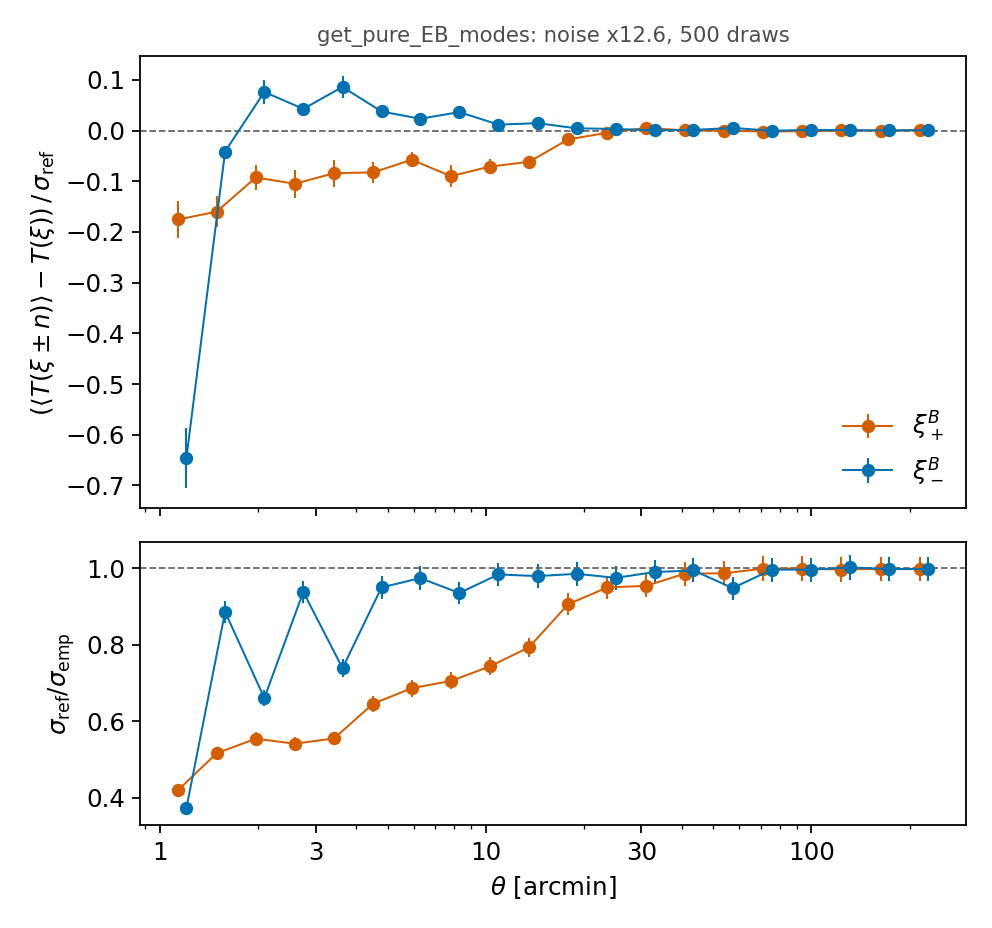

The Python source for this figure:
"""Is get_pure_EB_modes linear in its input? Each noise draw n = alpha L z (L = chol of the
test-data covariance, alpha = 12.6) goes in as an antithetic pair xi +/- n; the same z at
unit amplitude gives the small-signal response, sigma_ref = alpha * std[(T(xi+Lz) - T(xi-Lz))/2].
A linear T has <T(xi +/- n)> = T(xi) and std T(xi+n) = sigma_ref; deviations are non-linearity.

    python reproduce.py --data <cosmo-numba>/tests/cosmo_numba/data --n 500 --nproc 8 \
        [--transform module:function | path/to/file.py:function]

A custom transform takes the same arguments as default_transform below and returns the
6 outputs of get_pure_EB_modes (xip_E, xim_E, xip_B, xim_B, xip_amb, xim_amb).
"""
import argparse
import importlib
import importlib.util
import multiprocessing as mp
import time

import matplotlib

matplotlib.use("Agg")
import matplotlib.pyplot as plt
import numpy as np

ALPHA = 12.6  # noise amplitude relative to the LSST test covariance (UNIONS-like)
ALPHA_REF = 1.0  # small-signal reference amplitude (the test covariance itself)
SEED = 23


def default_transform(theta, xip, xim, theta_int, xip_int, xim_int, tmin, tmax):
    from cosmo_numba.B_modes.schneider2022 import get_pure_EB_modes

    return get_pure_EB_modes(theta, xip, xim, theta_int, xip_int, xim_int, tmin, tmax,
                             pad_xim=True, interp_order=5)


def load_transform(spec):
    if spec is None:
        return default_transform
    mod, fn = spec.rsplit(":", 1)
    if mod.endswith(".py"):
        s = importlib.util.spec_from_file_location("user_transform", mod)
        m = importlib.util.module_from_spec(s)
        s.loader.exec_module(m)
    else:
        m = importlib.import_module(mod)
    return getattr(m, fn)


def setup(data):
    """Fine integration grid theta_int, 20 reporting bins with theta^2 dln(theta) weights."""
    th_ccl, xip_ccl, xim_ccl = np.load(f"{data}/ccl_xi_pm_0.5_250_10_000.npy")
    cov = np.load(f"{data}/cosmocov_cov_lsst_xipm_0.5_250_1000.npy")
    edges_f = np.logspace(np.log10(0.5), np.log10(250.0), 1001)
    ti = 0.5 * (edges_f[:-1] + edges_f[1:])
    xi = np.concatenate([np.interp(np.log(ti), np.log(th_ccl), xip_ccl),
                         np.interp(np.log(ti), np.log(th_ccl), xim_ccl)])
    edges = np.logspace(0, np.log10(250.0), 21)
    w = ti**2 * np.diff(np.log(edges_f))
    B = np.zeros((20, len(ti)))
    for b in range(20):
        s = (ti >= edges[b]) & (ti < edges[b + 1])
        B[b, s] = w[s] / w[s].sum()
    return ti, xi, np.linalg.cholesky(cov), B, B @ ti


def T(x):
    """Binned pure E/B transform of a fine-grid input x = [xip_int, xim_int]."""
    p, m = x[:NI], x[NI:]
    return np.array(TRANSFORM(THETA, B @ p, B @ m, TI, p, m, THETA[0], THETA[-1]))


def draw(i):
    """T(xi +/- alpha L z) and the unit-amplitude half-difference for the same z."""
    n = L @ np.random.default_rng([SEED, i]).standard_normal(2 * NI)
    ref = (T(XI + ALPHA_REF * n) - T(XI - ALPHA_REF * n)) / (2 * ALPHA_REF)
    return T(XI + ALPHA * n), T(XI - ALPHA * n), ref


def main():
    global TRANSFORM, TI, XI, L, B, THETA, NI
    ap = argparse.ArgumentParser()
    ap.add_argument("--data", required=True, help="cosmo-numba tests/cosmo_numba/data")
    ap.add_argument("--n", type=int, default=500, help="number of noise draws")
    ap.add_argument("--nproc", type=int, default=8)
    ap.add_argument("--transform", default=None, help="module:function (default get_pure_EB_modes)")
    ap.add_argument("--out", default="reproduce.png")
    ap.add_argument("--save", default=None, help="optional .npz of all transform outputs")
    a = ap.parse_args()

    TRANSFORM = load_transform(a.transform)
    TI, XI, L, B, THETA = setup(a.data)
    NI = len(TI)

    t0 = time.time()
    T0 = T(XI)  # noiseless reference; also compiles numba before forking
    print(f"noiseless call (incl. JIT): {time.time() - t0:.1f}s", flush=True)
    t0 = time.time()
    with mp.get_context("fork").Pool(a.nproc) as pool:
        Tp, Tm, R = map(np.array, zip(*pool.map(draw, range(a.n), chunksize=2)))
    wall = time.time() - t0
    print(f"{a.n} draws ({4 * a.n} calls) on {a.nproc} procs: {wall:.0f}s "
          f"(~{wall * a.nproc / (4 * a.n):.2f} core-s per call)")
    N = a.n
    if a.save:
        np.savez(a.save, theta=THETA, T0=T0, Tp=Tp, Tm=Tm, R=R)

    sig_ref = ALPHA * R.std(0, ddof=1)
    s = (Tp + Tm) / 2
    bias = (s.mean(0) - T0) / sig_ref
    bias_err = s.std(0, ddof=1) / np.sqrt(N) / sig_ref
    ratio = sig_ref / Tp.std(0, ddof=1)
    ratio_err = ratio / np.sqrt(2 * (N - 1))

    names = {2: "xip_B", 3: "xim_B"}
    print(f"\n{'theta':>7} | " + " | ".join(f"{names[j]} bias/sig   ratio" for j in (2, 3)))
    for k, t in enumerate(THETA):
        print(f"{t:7.2f} | " + " | ".join(f"{bias[j, k]:+.3f}+-{bias_err[j, k]:.3f}  {ratio[j, k]:.3f}"
                                         for j in (2, 3)))

    plt.rcParams.update({"font.size": 11})
    col = {2: "#D55E00", 3: "#0072B2"}
    lab = {2: r"$\xi_+^B$", 3: r"$\xi_-^B$"}
    fig, (ax0, ax1) = plt.subplots(2, 1, figsize=(6.2, 5.8), sharex=True, height_ratios=(1.6, 1))
    for j, dx in ((2, 0.97), (3, 1.03)):
        kw = dict(marker="o", ms=5, lw=0.9, color=col[j], capsize=0, label=lab[j])
        ax0.errorbar(THETA * dx, bias[j], bias_err[j], **kw)
        ax1.errorbar(THETA * dx, ratio[j], ratio_err[j], **kw)
    ax0.axhline(0, color="0.4", lw=0.8, ls="--")
    ax1.axhline(1, color="0.4", lw=0.8, ls="--")
    ax0.set_ylabel(r"$(\langle T(\xi\pm n)\rangle - T(\xi))\,/\,\sigma_{\rm ref}$")
    ax1.set_ylabel(r"$\sigma_{\rm ref}/\sigma_{\rm emp}$")
    ax1.set_xlabel(r"$\theta$ [arcmin]")
    ax1.set_xscale("log")
    ax1.set_xticks([1, 3, 10, 30, 100], ["1", "3", "10", "30", "100"])
    ax0.legend(frameon=False, loc="lower right")
    ax0.set_title(f"{a.transform or 'get_pure_EB_modes'}: noise x{ALPHA:g}, {N} draws",
                  fontsize=9.5, color="0.3")
    fig.tight_layout()
    fig.savefig(a.out, dpi=160)
    print(f"\nwrote {a.out}")


if __name__ == "__main__":
    main()
